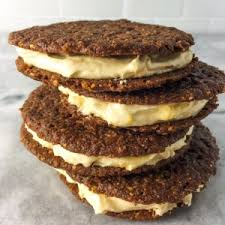
#> input picture dataset/training_set/Unburnt/unburnt1.jpg, 225 x 225 px; its folder holds only this picture in this run
$ python training.py   (older library calls are emulated)
#> lines starting #> are read from the running program, lines starting #| are printed output that depends on the picture
### features.py
import mahotas
import cv2


#fix the size of image
fixed_size = tuple((100, 100))

# path to training data
train_path = "dataset/training_set/"

# no.of.trees for Random Forests
num_trees = 100

# bins for histogram
bins = 8

# train_test_split size
test_size = 0.10

# seed for reproducing same results
seed = 9

def fd_hu_moments(image):
    image = cv2.cvtColor(image, cv2.COLOR_BGR2GRAY)
    feature = cv2.HuMoments(cv2.moments(image)).flatten()
    return feature

# feature-descriptor-2: Haralick Texture
def fd_haralick(image):
    # convert the image to grayscale
    gray = cv2.cvtColor(image, cv2.COLOR_BGR2GRAY)
    # compute the haralick texture feature vector
    haralick = mahotas.features.haralick(gray).mean(axis=0)
    # return the result
    return haralick

# feature-descriptor-3: Color Histogram
# [9 lines left out: function fd_histogram, not called in this run]

### training.py
from sklearn.preprocessing import LabelEncoder
from sklearn.preprocessing import MinMaxScaler
import numpy as np
import mahotas
import cv2
import os
import h5py
import random
from features import *


# get the training labels
train_labels = os.listdir(train_path)

# sort the training labels
train_labels.sort()
print(train_labels)

# empty lists to hold feature vectors and labels
global_features = []
labels = []

i, j = 0, 0
k = 0

images_pre_class=105


# loop over the training data sub-folders

for training_name in train_labels:
    # join the training data path and each species training folder
    dir = os.path.join(train_path, training_name)

    # get the current training label
    current_label = training_name


    k = 1
    # loop over the images in each sub-folder
    for x in range(1,images_pre_class+1):
        a=random.choice(os.listdir(dir))
        file2 = dir+'/'+a
        # print (file2)
        # read the image and resize it to a fixed-size
        image = cv2.imread(file2)
#> image is the input picture: shape (225, 225, 3); mean B, G, R 108.1, 129.8, 152.2
        image = cv2.resize(image, fixed_size)
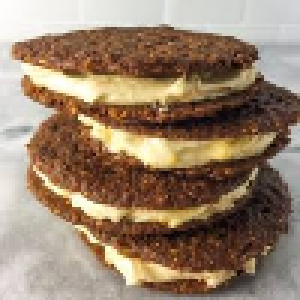
#> image: shape (100, 100, 3) (shown 3 times larger); mean B, G, R 108, 129.6, 152

            # Global Feature extraction
        fv_hu_moments = fd_hu_moments(image)
#> in fd_hu_moments, `image = cv2.cvtColor(image, cv2.COLOR_BGR2GRAY)`:
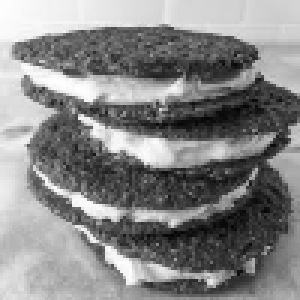
#> image: shape (100, 100) (shown 3 times larger); min 2, max 254, mean 133.8
#> in fd_hu_moments, `feature = cv2.HuMoments(cv2.moments(image)).flatten()`: feature = [0.00139, 1.41e-08, 2.81e-11, 3.73e-11, -1.52e-22, -3.45e-15, -1.2e-21]
#> fv_hu_moments has the same summary as feature in fd_hu_moments
#> (the run stopped early here; a loop or call above may not have finished)

$ run again, on dataset/training_set/burnt/burnt10.jpg
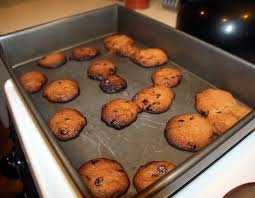
#> input picture dataset/training_set/burnt/burnt10.jpg, 255 x 198 px
#> image is the input picture: shape (198, 255, 3); mean B, G, R 72.6, 93.6, 122.7
#> `image = cv2.resize(image, fixed_size)`:
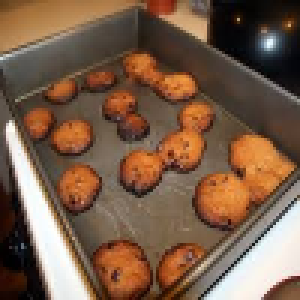
#> image: shape (100, 100, 3) (shown 3 times larger); mean B, G, R 72.4, 93.5, 122.6
#> in fd_hu_moments, `image = cv2.cvtColor(image, cv2.COLOR_BGR2GRAY)`:
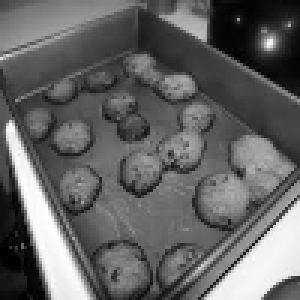
#> image: shape (100, 100) (shown 3 times larger); min 0, max 255, mean 99.8
#> feature = [0.00167, 1.28e-07, 1.42e-10, 3.69e-11, 2.64e-21, 2.36e-15, -3.93e-22]
#> fv_hu_moments has the same summary as feature in fd_hu_moments

$ run again, on dataset/training_set/burnt/burnt100.jpg
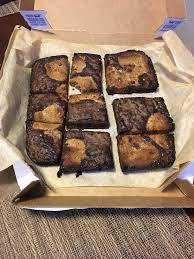
#> input picture dataset/training_set/burnt/burnt100.jpg, 194 x 259 px
#> image is the input picture: shape (259, 194, 3); mean B, G, R 105.3, 125.6, 151.5
#> `image = cv2.resize(image, fixed_size)`:
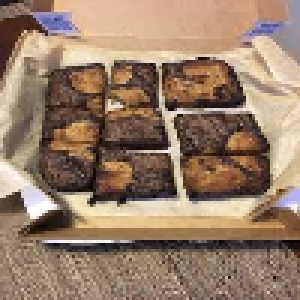
#> image: shape (100, 100, 3) (shown 3 times larger); mean B, G, R 105.2, 125.5, 151.3
#> in fd_hu_moments, `image = cv2.cvtColor(image, cv2.COLOR_BGR2GRAY)`:
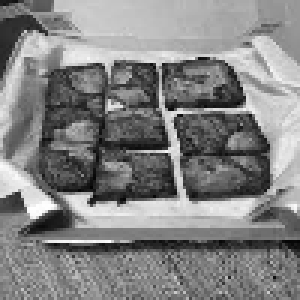
#> image: shape (100, 100) (shown 3 times larger); min 2, max 254, mean 130.9
#> feature = [0.00134, 5.32e-09, 9.32e-13, 4.97e-12, 1.06e-23, 3.29e-16, -1.48e-24]
#> fv_hu_moments has the same summary as feature in fd_hu_moments

$ run again, on dataset/training_set/Unburnt/unburnt10.jpg
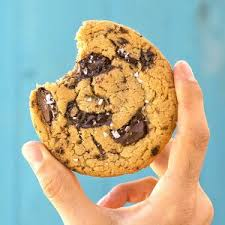
#> input picture dataset/training_set/Unburnt/unburnt10.jpg, 225 x 225 px
#> image is the input picture: shape (225, 225, 3); mean B, G, R 150.5, 173.7, 175
#> `image = cv2.resize(image, fixed_size)`:
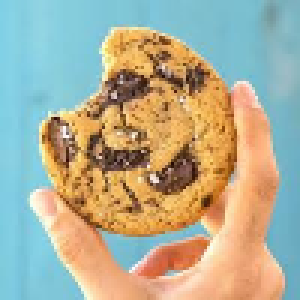
#> image: shape (100, 100, 3) (shown 3 times larger); mean B, G, R 150.4, 173.6, 174.9
#> in fd_hu_moments, `image = cv2.cvtColor(image, cv2.COLOR_BGR2GRAY)`:
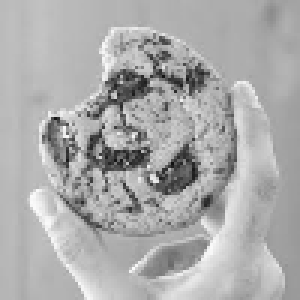
#> image: shape (100, 100) (shown 3 times larger); min 16, max 251, mean 171.3
#> feature = [0.00101, 8.64e-11, 1.91e-13, 7.44e-14, -8.87e-27, -3.33e-19, 3.19e-28]
#> fv_hu_moments has the same summary as feature in fd_hu_moments

$ run again, on dataset/training_set/Unburnt/unburnt100.jpg
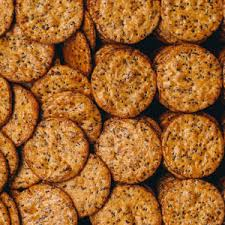
#> input picture dataset/training_set/Unburnt/unburnt100.jpg, 225 x 225 px
#> image is the input picture: shape (225, 225, 3); mean B, G, R 45.1, 101.1, 161
#> `image = cv2.resize(image, fixed_size)`:
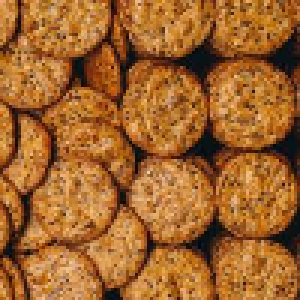
#> image: shape (100, 100, 3) (shown 3 times larger); mean B, G, R 45, 101, 160.9
#> in fd_hu_moments, `image = cv2.cvtColor(image, cv2.COLOR_BGR2GRAY)`:
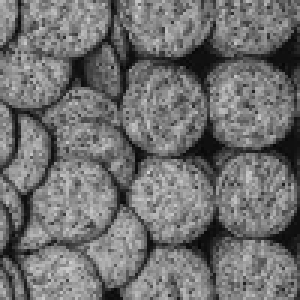
#> image: shape (100, 100) (shown 3 times larger); min 6, max 210, mean 112.5
#> feature = [0.00147, 3.61e-09, 3.59e-13, 5.14e-12, -6.99e-24, -6.95e-19, 1.29e-26]
#> fv_hu_moments has the same summary as feature in fd_hu_moments
